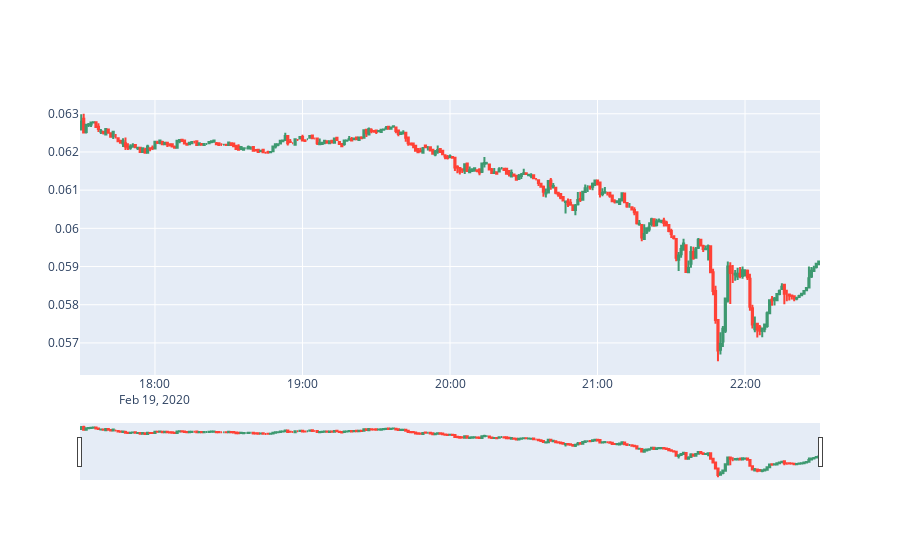

The cell this chart's notebook holds for it:
### Code cell
data_vis()

### Figure 1 — Plotly figure (JSON) as saved in the notebook; plotly's stock layout.template omitted (floating-point values rounded to 4 significant figures; data arrays with more than 128 entries replaced by an {"elided": "..."} marker saying what was removed)
{"data": [{"close": {"elided": "301 float values"}, "high": {"elided": "301 float values"}, "low": {"elided": "301 float values"}, "open": {"elided": "301 float values"}, "text": {"elided": "301 str values"}, "type": "candlestick", "x": {"elided": "301 str values"}}], "layout": {}}
